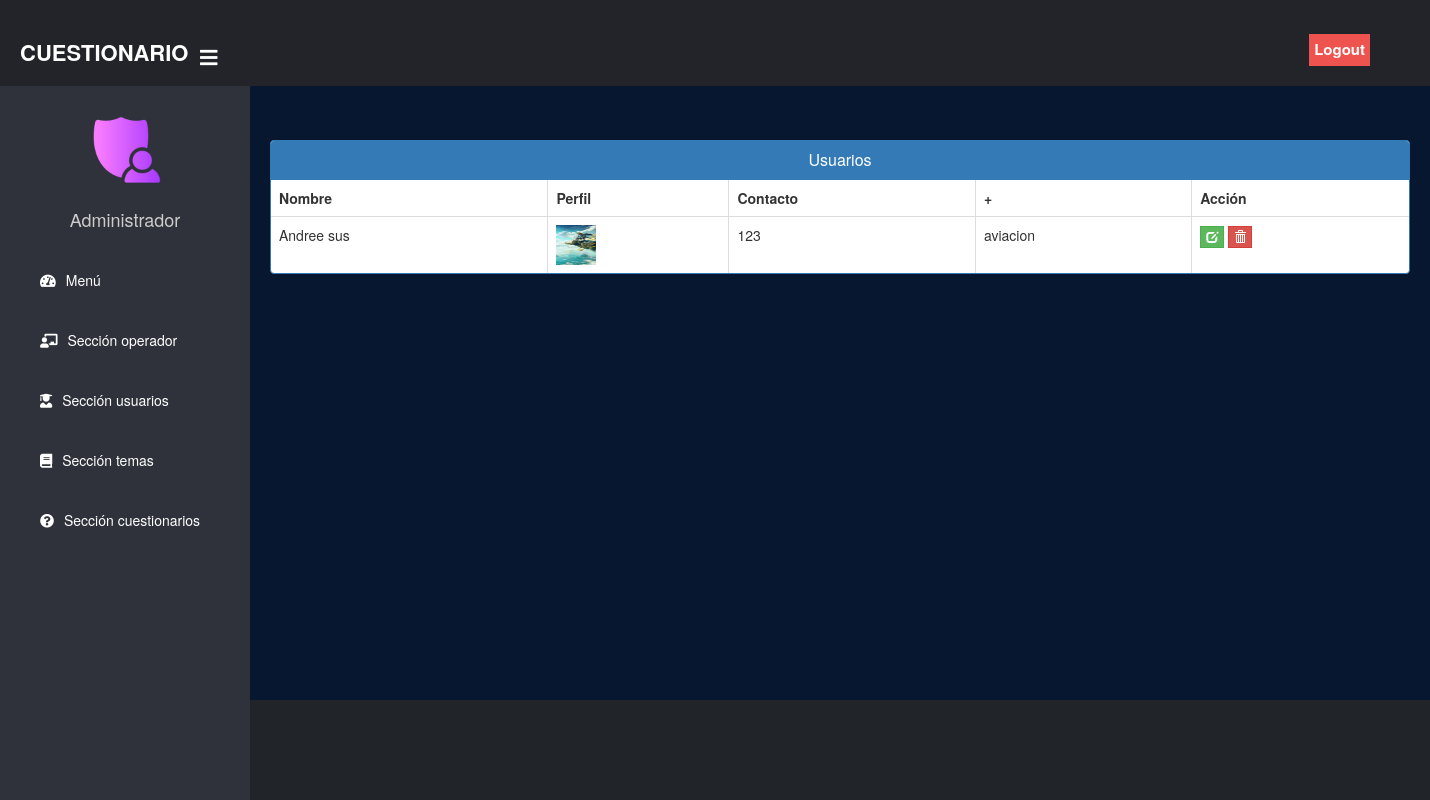
The app's page /admin-view-student (signed in) with its own data.
### student/models.py (models this page shows, shortened)
class Student(models.Model):
    user=models.OneToOneField(User,on_delete=models.CASCADE)
    profile_pic= models.ImageField(upload_to='profile_pic/Student/',null=True,blank=True)
    address = models.CharField(max_length=40)
    mobile = models.CharField(max_length=20,null=False)
    @property
    def get_name(self):
        return self.user.first_name+" "+self.user.last_name

### exam/views.py (the view)
# urls.py: path('admin-view-student', views.admin_view_student_view,name='admin-view-student'),
@login_required(login_url='adminlogin')
def admin_view_student_view(request):
    students= SMODEL.Student.objects.all()
    return render(request,'exam/admin_view_student.html',{'students':students})

### templates/exam/admin_view_student.html (shortened to what this page needs)
{% extends 'exam/adminbase.html' %}
{% block content %}
{%load static%}
<head>
  <link href="//netdna.bootstrapcdn.com/bootstrap/3.0.0/css/bootstrap.min.css" rel="stylesheet" id="bootstrap-css">
</head>
<br><br>
<div class="container">
  <div class="panel panel-primary">
    <div class="panel-heading">
      <h6 class="panel-title">Usuarios</h6>
    </div>
    <table class="table table-hover table-bordered" id="dev-table">
      <thead>
        <tr>
          <th>Nombre</th>
          <th>Perfil</th>
          <th>Contacto</th>
          <th>+</th>
          <th>Acción</th>
        </tr>
      </thead>
      {% for t in students %}
      <tr>
        <td> {{t.get_name}}</td>
        <td> <img src="{% static t.profile_pic.url %}" alt="Profile Pic" height="40px" width="40px" /></td>
        <td>{{t.mobile}}</td>
        <td>{{t.address}}</td>
        <td><a class="btn btn-success btn-xs" style="border-radius: 0%;" href="{% url 'update-student' t.id  %}"><span class="glyphicon glyphicon-edit"></span></a>
        <a class="btn btn-danger btn-xs" style="border-radius: 0%;" href="{% url 'delete-student' t.id  %}"><span class="glyphicon glyphicon-trash"></span></a></td>
      </tr>
      {% endfor %}
    </table>
  </div>
</div>
<br><br><br><br><br><br>
{% endblock content %}

### templates/exam/adminbase.html (style rules this page uses)
a:link { text-decoration: none; }
body { margin: 0; padding: 0; font-family: "Gill Sans", sans-serif;; }

### templates/exam/admin_view_student.html (style rules this page uses)
a:link { text-decoration: none; }
h6 { text-align: center; }

### records on screen
Student: get_name "Andree sus", profile_pic (picture), mobile "123", address "aviacion"
